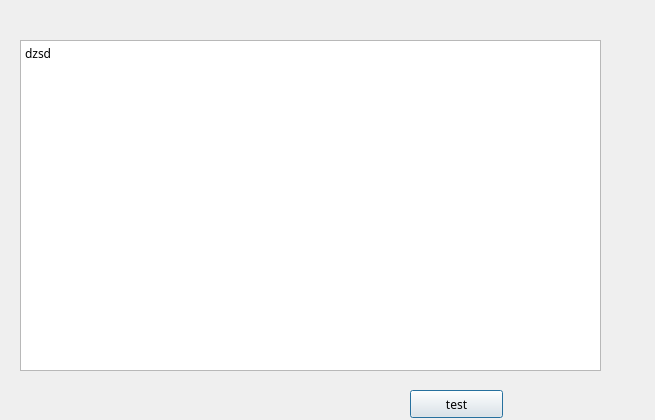
<?xml version="1.0" encoding="UTF-8"?>
<ui version="4.0">
 <class>Dialog</class>
 <widget class="QDialog" name="Dialog">
  <property name="geometry">
   <rect>
    <x>0</x>
    <y>0</y>
    <width>655</width>
    <height>420</height>
   </rect>
  </property>
  <property name="font">
   <font>
    <family>汉仪文黑-85W</family>
   </font>
  </property>
  <property name="windowTitle">
   <string>Dialog</string>
  </property>
  <widget class="QPlainTextEdit" name="info_action">
   <property name="geometry">
    <rect>
     <x>20</x>
     <y>40</y>
     <width>581</width>
     <height>331</height>
    </rect>
   </property>
   <property name="font">
    <font>
     <family>汉仪文黑-85W</family>
    </font>
   </property>
   <property name="readOnly">
    <bool>true</bool>
   </property>
   <property name="plainText">
    <string>dzsd</string>
   </property>
  </widget>
  <widget class="QPushButton" name="pushButton">
   <property name="geometry">
    <rect>
     <x>410</x>
     <y>390</y>
     <width>93</width>
     <height>28</height>
    </rect>
   </property>
   <property name="text">
    <string>test</string>
   </property>
  </widget>
 </widget>
 <resources/>
 <connections/>
</ui>
